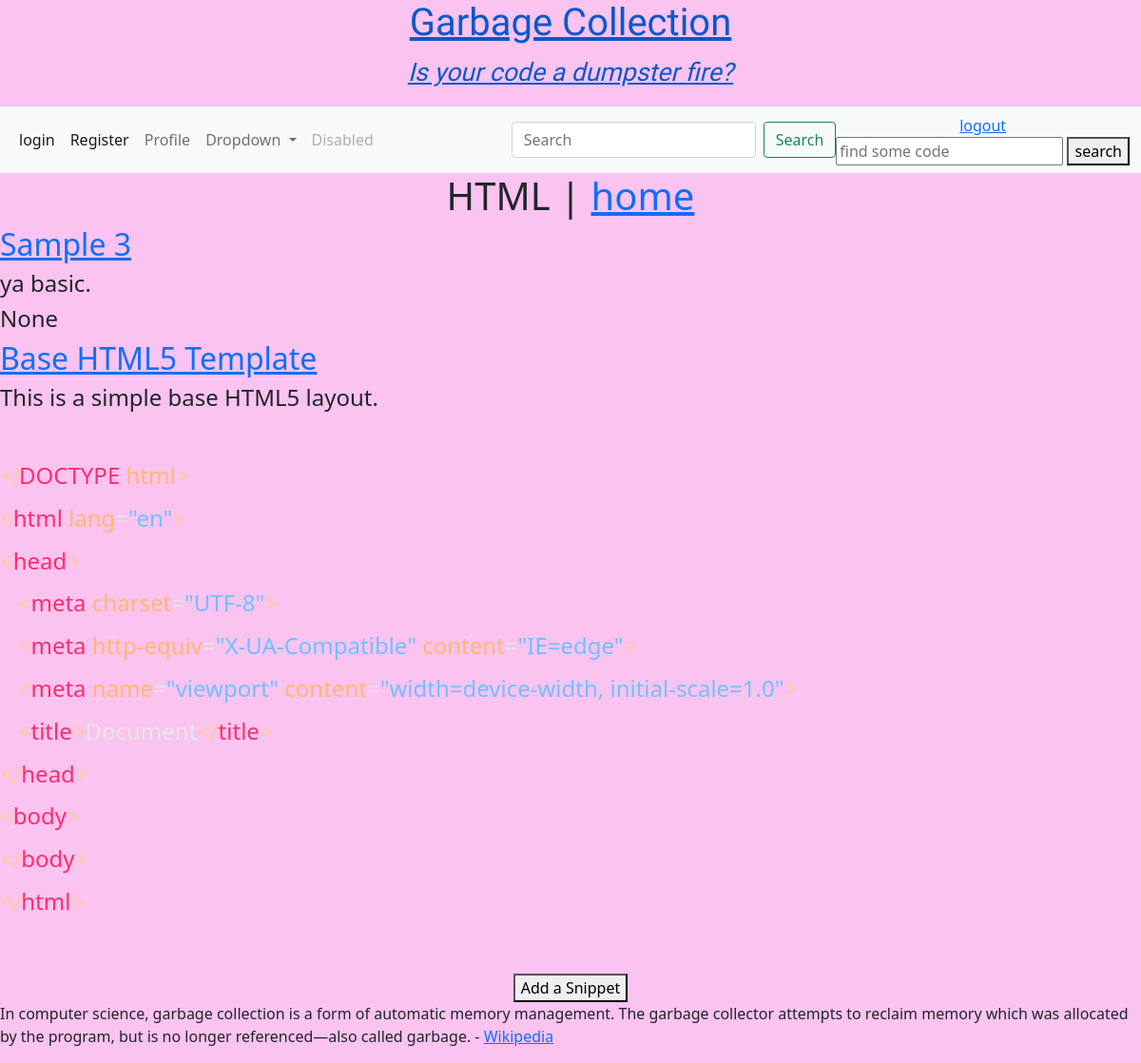
The app's page /category/html (signed in), older data.
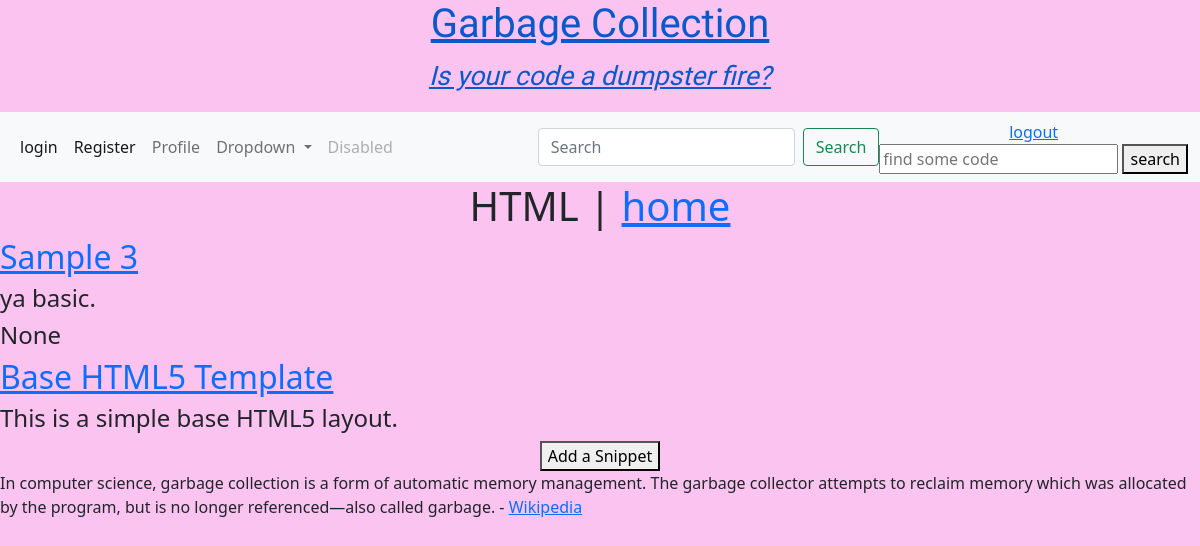
The same page, newer data.
### snippets/models.py (models this page shows, shortened)
class Snippet(models.Model):
    title = models.CharField(max_length=500)
    language = models.CharField(max_length=100, blank=False)
    category = models.ManyToManyField("Category", related_name="snippets", blank=True)
    description = models.TextField(max_length=200, null=True, blank=True)
    code = models.TextField(max_length=2000, null=True, blank=True)
    created_at = models.DateTimeField(auto_now_add=True)

### snippets/views.py (the view)
# urls.py: path('category/<slug:slug>', snippets_views.category, name="category"),
@login_required
def category(request, slug):
    category = get_object_or_404(Category, slug=slug)
    snippets = category.snippets.all()
    return render(request, "category.html", {"category": category, "snippets": snippets})

### templates/category.html (shortened to what this page needs)
{% extends "base.html" %}
{% block content %}
<h1>
    <center>
    {{category.name }} | <a href="{% url 'index' %}">home</a>
    </center>
</h1>
{% for snippet in snippets %}
    <a href="{% url 'detail' pk=snippet.pk %}"><h2>{{ snippet.title }}</h2></a>
    <h4>{{ snippet.description }}</h4>
    <h4>{{ snippet.code|safe }}</h4>
{% endfor %}
{% endblock %}

Row changes from the older to the newer data that the page shows:
changed Snippet "Base HTML5 Template": code "DOCTYPE html html lang \"en\" head meta charset \"UTF-8\" meta http-equiv \"X-UA-Compatible\" content \"IE=edge\" meta name \"viewport\" content = \"width=device-width, initial-scale=1.0\" title title head body body > html" → (not shown)
